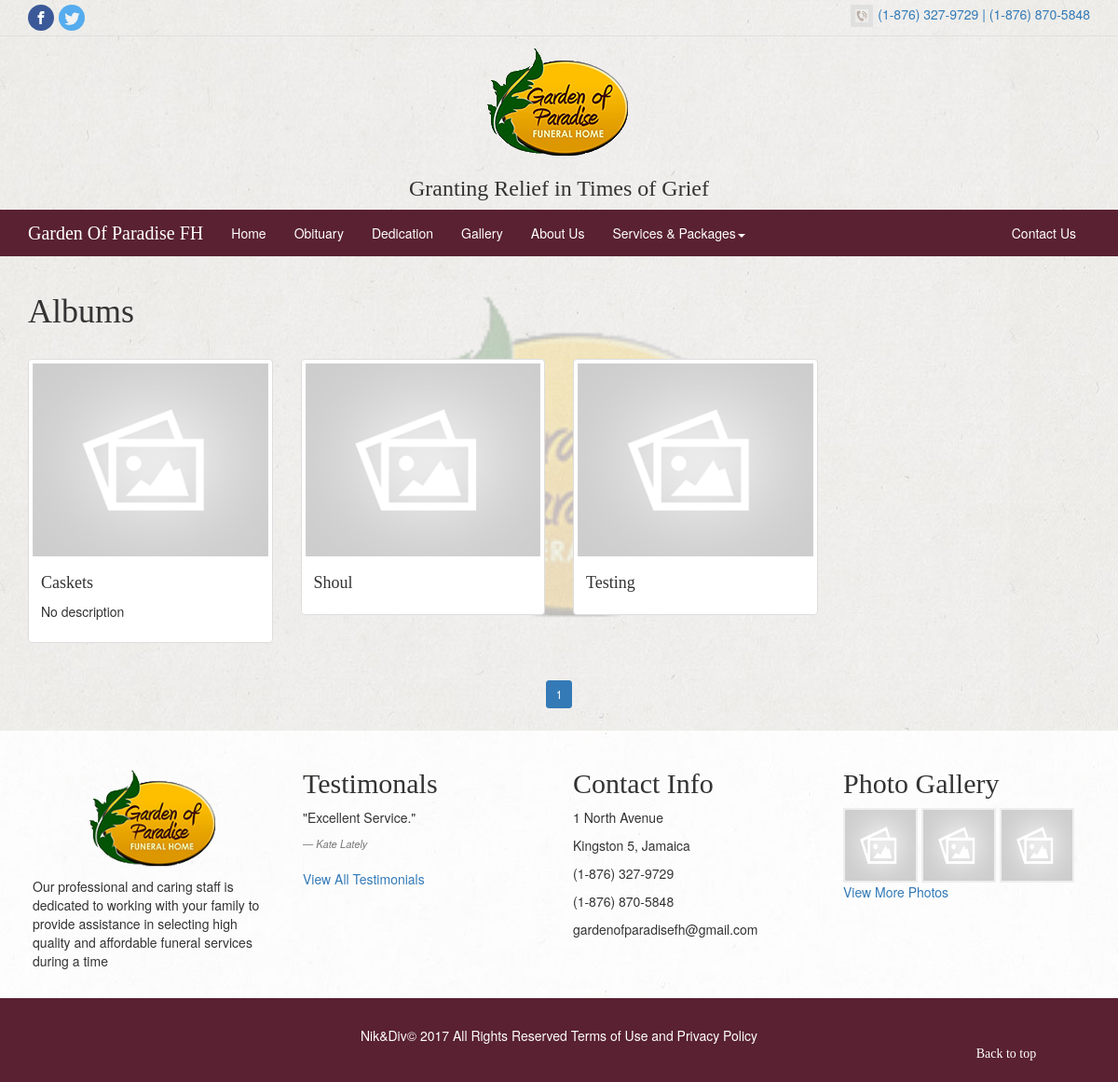
The app's page /views/album.php with its own data.
### tables this page shows
CREATE TABLE `albums` (
  `id` int(11) NOT NULL,
  `name` varchar(40) NOT NULL,
  `description` text
);

CREATE TABLE `testimonies` (
  `id` int(11) NOT NULL,
  `name` varchar(40) NOT NULL,
  `comment` varchar(255) NOT NULL
);

### public/services/AlbumService.php (called while the page is built, shortened)
<?php
require_once '../classes/Album.php';
class AlbumService
{
    private $_count;
    private $_LIMIT;
    public function __construct(){
        $this->_LIMIT = 10;
    }
    public function getNumberOfPages(){
        return ceil($this->_count /$this->_LIMIT);
    }
    public function getCount(){
        $db = Database::getInstance();
        $result = $db->query('select count(*) as count from albums');
        $this->_count = $result->fetch_assoc()['count'];
        return $this->_count;
    }
    public function getAlbumbyLimit($page_num = 1, $limit = 10, $name = ''){
        $db = Database::getInstance();
        $this->_LIMIT = $limit;
        $this->getCount();
		$start = $this->_LIMIT * ($page_num-1);
	    $list = [];
	    $limitQuery = "{$start},{$this->_LIMIT}";
        $name = $db->escape_string($name);
	    $nameQuery = " name like '%{$name}%' ";
		if($result = $db->query("select * from albums where {$nameQuery} order by id desc limit {$limitQuery}"))
		{
		    $i =0;
		    while($obj = $result->fetch_assoc()){
               $album = new Album();
               $album->setId($obj["id"]);
               $album->setName($obj["name"]);
               $album->setDescription($obj["description"]);
               $images = [];
               $id = $obj["id"];
               if($result2 = $db->query("select * from images where fk_album_id = {$id}"))
		       {
                  $album->setImages($images);
               }
               $list[$i] = $album;
               $i++;
		    }
	    }
		 return $list;
    }
}
?>

### public/classes/Album.php (called while the page is built)
<?php
class Album{
    private $_id = 0;
    private $_name = "";
    private $_description="";
    private $_images = [];
    public function getId(){
        return $this->_id;
    }
    public function setId($id){
        $this->_id=$id;
    }
    public function getName(){
        return $this->_name;
    }
    public function setName($name){
        $this->_name = $name;
    }
    public function getDescription(){
        return $this->_description;
    }
    public function setDescription($description){
        $this->_description = $description;
    }
    public function getImages(){
        return $this->_images;
    }
    public function setImages($images = []){
        $this->_images = $images;
    }
}
?>

### public/services/TestimonyService.php (called while the page is built, shortened)
<?php
require_once '../classes/Testimony.php';
class TestimonyService
{
    public function getCount(){
        $db = Database::getInstance();
        $result = $db->query('select count(*) as count from testimonies');
        $this->_count = $result->fetch_assoc()['count'];
        return $this->_count;
    }
	 public function get($page_num = 1, $limit = 10, $name = ''){
        $db = Database::getInstance();
        $this->_LIMIT = $limit;
        $this->getCount();
		$start = $this->_LIMIT * ($page_num-1);
	    $list = [];
	    $limitQuery = "{$start},{$this->_LIMIT}";
        $name = $db->escape_string($name);
	    $nameQuery = " name like '%{$name}%' ";
		if($result = $db->query("select * from testimonies where {$nameQuery} order by id desc limit {$limitQuery}"))
		{
		    $i =0;
		    while($obj = $result->fetch_assoc()){
               $testimony = new Testimony();
               $testimony->setId($obj["id"]);
               $testimony->setName($obj["name"]);
               $testimony->setComment($obj["comment"]);
               $list[$i] = $testimony;
               $i++;
		    }
	    }
		 return $list;
    }
}
?>

### public/classes/Testimony.php (called while the page is built, shortened)
<?php
class Testimony{
    private $_name = "";
    private $_comment="";
    public function getName(){
        return $this->_name;
    }
    public function setName($name){
        $this->_name = $name;
    }
    public function getComment(){
        return $this->_comment;
    }
    public function setComment($comment){
        $this->_comment = $comment;
    }
}

### public/views/album.php (the view, shortened to what this page needs)
<?php
 require('../services/AlbumService.php');
 require_once('header.php');
?>
<?php
    $albumService = new AlbumService();
    $page_num = 1;
    if(isset($_GET["q"])){
       $albumList = $albumService->getAlbumbyLimit($page_num, 10, $_GET["q"]);
    }else{
       $albumList = $albumService->getAlbumbyLimit($page_num, 10);
    }
    $numberOfPages = $albumService->getNumberOfPages();
?>
<div class="container album-container">
 <h1>Albums</h1>
<br>
<div class="row">
     <?php foreach($albumList as $album) :?>
  	    <div class="col-xs-3">
          <a href="<?= ".\\gallery.php?id=".$album->getId() ?>">
          <div  class="thumbnail">
              <img src="<?= ($album->getImages() != null)?'..\\uploads\\'.$album->getImages()[0]->getPath():'../assets/img/placeholder.png' ?>" />
              <div class="caption">
                <h4 class="title"><?= $album->getName() ?></h4>
                <p class="description"> <?= $album->getDescription() ?></p>
               </div>
          </div>
          </a>
        </div>
     <?php endforeach; ?>
</div>
<div class="row text-center">
<nav aria-label="..." style=" position: relative; margin: auto 0;">
<ul class="pagination pagination-sm">
    <?php for( $i =1; $i <= $numberOfPages; $i++):?>
    <li class="page-item <?=($page_num == $i)?'active':''?>"><a class="page-link" <?=($page_num == $i)?' ':"href= 'album.php?page_num=$i'"?> > <?=$i ?></a></li>
    <?php endfor;?>
</ul>
</nav>
</div>
 </div>
<?php require_once('footer.php'); ?>

### public/views/footer.php (shortened to what this page needs)
<?php
 require_once('../services/AlbumService.php');
 require_once('../services/TestimonyService.php');
    $testimonyService = new TestimonyService();
    $testimonyList = $testimonyService->get(1, 1);
    $albumService = new AlbumService();
    $albumList = $albumService->getAlbumbyLimit(1, 6);
?>
      <div class="contianer-fiuld footer">
        <div class="container">
            <div class="row">
            <div class="col-md-3">
                <center><h1><img src="../assets/img/logo.png" width="150px" height="150px" class="img-responsive" alt="Garden of Paradise Logo"></h1></center>
                <p>
                Our professional and caring staff is dedicated to working with your
                family to provide assistance in selecting high quality and affordable
                funeral services during a time
                </p>
            </div>
            <div class="col-md-3">
                <h2>Testimonals</h2>
                 <?php if(count($testimonyList) > 0): ?>
                <blockquote>
                    <p>"<?=$testimonyList[0]->getComment();?>"</p>
                   <footer><cite title="Source Title"><?=$testimonyList[0]->getName();?></cite></footer>
                </blockquote>
                <a href="testimonals.php">View All Testimonials</a>
               <?php else: ?>
                    <br />
                    <br />
                    <center><h5>No Testimonals Available </h5></center>
                <?php endif; ?>
            </div>
            <div class="col-md-3">
                <h2>Contact Info</h2>
                <p>1 North Avenue</p>
                <p> Kingston 5, Jamaica</p>
                <p>(1-876) 327-9729</p>
                <p>(1-876) 870-5848</p>
                <p>gardenofparadisefh@gmail.com</p>
            </div>
            <div class="col-md-3">
                <h2>Photo Gallery</h2>
                <?php if(count($albumList) > 0): ?>
                <div class="row">
                   <div class="col-md-12">
                     <?php $i = 0; foreach($albumList as $album) :?>
                       <a href="<?='gallery.php?id='.$album->getId()?>" style="text-decoration: none;">
                         <img src="<?= ($album->getImages() != null)?'..\\uploads\\'.$album->getImages()[0]->getPath():'../assets/img/placeholder.png' ?>" class="photo">
                       </a>
                     <?php endforeach; ?>
                    </div>
                </div>
                <a href="album.php">View More Photos</a>
                <?php else: ?>
                    <center><h5>No Photos </h6></center>
                <?php endif; ?>
            </div>
            </div>
        </div>
        <div class="sub-footer">
            <div class="container ">
                <p>Nik&Div© 2017 All Rights Reserved Terms of Use and Privacy Policy</p>
            </div>
            </div>
        </div>
    </body>
</html>

### public/assets/css/style.css (style rules this page uses)
body { padding:0; margin:0; background-image: url('../img/top_bg.jpg') }
h1, h2, h3, h4 { font-family : "cinzel" !important; }
.footer { z-index: 2; background-image: url('../img/white_bg.jpg'); background-color: #fff; }
.footer .container { padding: 20px; }
.sub-footer { padding: 10px; background-color: #592131; color: white; text-align: center; }
.footer blockquote { border: 0 !important; padding: 0 !important; font-size: 14px !important; }
.photo { border: 2px solid #eee; width: 80px; height: 80px; }

### records on screen
albums: name "Caskets", description "No description"
albums: name "Shoul"
albums: name "Testing"
testimonies: comment "Excellent Service.", name "Kate Lately"
